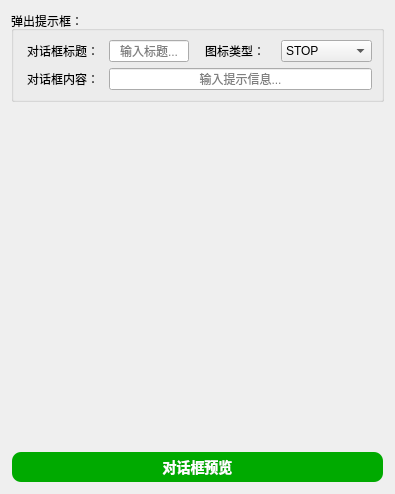
       <widget class="QWidget" name="tab_29">
        <attribute name="title">
         <string>提示窗口</string>
        </attribute>
        <layout class="QVBoxLayout" name="verticalLayout_70">
         <item>
          <widget class="QGroupBox" name="groupBox_36">
           <property name="title">
            <string>弹出提示框：</string>
           </property>
           <layout class="QVBoxLayout" name="verticalLayout_69">
            <item>
             <layout class="QGridLayout" name="gridLayout_41" columnstretch="1,1,1,1">
              <item row="0" column="0">
               <widget class="QLabel" name="label_123">
                <property name="text">
                 <string>对话框标题：</string>
                </property>
                <property name="alignment">
                 <set>Qt::AlignmentFlag::AlignCenter</set>
                </property>
               </widget>
              </item>
              <item row="0" column="1">
               <widget class="QLineEdit" name="lineEdit_8">
                <property name="text">
                 <string/>
                </property>
                <property name="alignment">
                 <set>Qt::AlignmentFlag::AlignCenter</set>
                </property>
                <property name="placeholderText">
                 <string>输入标题...</string>
                </property>
               </widget>
              </item>
              <item row="0" column="2">
               <widget class="QLabel" name="label_125">
                <property name="text">
                 <string>图标类型：</string>
                </property>
                <property name="alignment">
                 <set>Qt::AlignmentFlag::AlignCenter</set>
                </property>
               </widget>
              </item>
              <item row="0" column="3">
               <widget class="QComboBox" name="comboBox_36">
                <item>
                 <property name="text">
                  <string>STOP</string>
                 </property>
                </item>
                <item>
                 <property name="text">
                  <string>WARNING</string>
                 </property>
                </item>
                <item>
                 <property name="text">
                  <string>INFO</string>
                 </property>
                </item>
                <item>
                 <property name="text">
                  <string>QUESTION</string>
                 </property>
                </item>
               </widget>
              </item>
              <item row="1" column="0">
               <widget class="QLabel" name="label_124">
                <property name="text">
                 <string>对话框内容：</string>
                </property>
                <property name="alignment">
                 <set>Qt::AlignmentFlag::AlignCenter</set>
                </property>
               </widget>
              </item>
              <item row="1" column="1" colspan="3">
               <widget class="QLineEdit" name="lineEdit_20">
                <property name="text">
                 <string/>
                </property>
                <property name="alignment">
                 <set>Qt::AlignmentFlag::AlignCenter</set>
                </property>
                <property name="placeholderText">
                 <string>输入提示信息...</string>
                </property>
               </widget>
              </item>
             </layout>
            </item>
           </layout>
          </widget>
         </item>
         <item>
          <spacer name="verticalSpacer_22">
           <property name="orientation">
            <enum>Qt::Orientation::Vertical</enum>
           </property>
           <property name="sizeHint" stdset="0">
            <size>
             <width>20</width>
             <height>343</height>
            </size>
           </property>
          </spacer>
         </item>
         <item>
          <widget class="QPushButton" name="pushButton_26">
           <property name="palette">
            <palette>
             <active>
              <colorrole role="WindowText">
               <brush brushstyle="SolidPattern">
                <color alpha="255">
                 <red>255</red>
                 <green>255</green>
                 <blue>255</blue>
                </color>
               </brush>
              </colorrole>
              <colorrole role="Button">
               <brush brushstyle="SolidPattern">
                <color alpha="255">
                 <red>0</red>
                 <green>170</green>
                 <blue>0</blue>
                </color>
               </brush>
              </colorrole>
              <colorrole role="Text">
               <brush brushstyle="SolidPattern">
                <color alpha="255">
                 <red>255</red>
                 <green>255</green>
                 <blue>255</blue>
                </color>
               </brush>
              </colorrole>
              <colorrole role="ButtonText">
               <brush brushstyle="SolidPattern">
                <color alpha="255">
                 <red>255</red>
                 <green>255</green>
                 <blue>255</blue>
                </color>
               </brush>
              </colorrole>
              <colorrole role="Base">
               <brush brushstyle="SolidPattern">
                <color alpha="255">
                 <red>0</red>
                 <green>170</green>
                 <blue>0</blue>
                </color>
               </brush>
              </colorrole>
              <colorrole role="Window">
               <brush brushstyle="SolidPattern">
                <color alpha="255">
                 <red>0</red>
                 <green>170</green>
                 <blue>0</blue>
                </color>
               </brush>
              </colorrole>
              <colorrole role="PlaceholderText">
               <brush brushstyle="NoBrush">
                <color alpha="128">
                 <red>255</red>
                 <green>255</green>
                 <blue>255</blue>
                </color>
               </brush>
              </colorrole>
             </active>
             <inactive>
              <colorrole role="WindowText">
               <brush brushstyle="SolidPattern">
                <color alpha="255">
                 <red>255</red>
                 <green>255</green>
                 <blue>255</blue>
                </color>
               </brush>
              </colorrole>
              <colorrole role="Button">
               <brush brushstyle="SolidPattern">
                <color alpha="255">
                 <red>0</red>
                 <green>170</green>
                 <blue>0</blue>
                </color>
               </brush>
              </colorrole>
              <colorrole role="Text">
               <brush brushstyle="SolidPattern">
                <color alpha="255">
                 <red>255</red>
                 <green>255</green>
                 <blue>255</blue>
                </color>
               </brush>
              </colorrole>
              <colorrole role="ButtonText">
               <brush brushstyle="SolidPattern">
                <color alpha="255">
                 <red>255</red>
                 <green>255</green>
                 <blue>255</blue>
                </color>
               </brush>
              </colorrole>
              <colorrole role="Base">
               <brush brushstyle="SolidPattern">
                <color alpha="255">
                 <red>0</red>
                 <green>170</green>
                 <blue>0</blue>
                </color>
               </brush>
              </colorrole>
              <colorrole role="Window">
               <brush brushstyle="SolidPattern">
                <color alpha="255">
                 <red>0</red>
                 <green>170</green>
                 <blue>0</blue>
                </color>
               </brush>
              </colorrole>
              <colorrole role="PlaceholderText">
               <brush brushstyle="NoBrush">
                <color alpha="128">
                 <red>255</red>
                 <green>255</green>
                 <blue>255</blue>
                </color>
               </brush>
              </colorrole>
             </inactive>
             <disabled>
              <colorrole role="WindowText">
               <brush brushstyle="SolidPattern">
                <color alpha="255">
                 <red>255</red>
                 <green>255</green>
                 <blue>255</blue>
                </color>
               </brush>
              </colorrole>
              <colorrole role="Button">
               <brush brushstyle="SolidPattern">
                <color alpha="255">
                 <red>0</red>
                 <green>170</green>
                 <blue>0</blue>
                </color>
               </brush>
              </colorrole>
              <colorrole role="Text">
               <brush brushstyle="SolidPattern">
                <color alpha="255">
                 <red>255</red>
                 <green>255</green>
                 <blue>255</blue>
                </color>
               </brush>
              </colorrole>
              <colorrole role="ButtonText">
               <brush brushstyle="SolidPattern">
                <color alpha="92">
                 <red>0</red>
                 <green>0</green>
                 <blue>0</blue>
                </color>
               </brush>
              </colorrole>
              <colorrole role="Base">
               <brush brushstyle="SolidPattern">
                <color alpha="255">
                 <red>0</red>
                 <green>170</green>
                 <blue>0</blue>
                </color>
               </brush>
              </colorrole>
              <colorrole role="Window">
               <brush brushstyle="SolidPattern">
                <color alpha="255">
                 <red>0</red>
                 <green>170</green>
                 <blue>0</blue>
                </color>
               </brush>
              </colorrole>
              <colorrole role="PlaceholderText">
               <brush brushstyle="NoBrush">
                <color alpha="128">
                 <red>255</red>
                 <green>255</green>
                 <blue>255</blue>
                </color>
               </brush>
              </colorrole>
             </disabled>
            </palette>
           </property>
           <property name="font">
            <font>
             <family>Microsoft YaHei</family>
             <pointsize>-1</pointsize>
             <bold>true</bold>
            </font>
           </property>
           <property name="styleSheet">
            <string notr="true">QPushButton {
    background-color: rgb(0, 170, 0);
    color: white;
    border-radius: 10px; /* 设置圆角半径 */
    font-family: 'Microsoft YaHei'; /* 设置字体为微软雅黑 */
    font-size: 14px; /* 设置字体大小，可以根据需要调整 */
    padding: 3px 5px; /* 设置内边距，使按钮看起来更美观 */
    border: 2px solid transparent; /* 设置边框为透明 */
}

QPushButton:hover {
    background-color: rgb(0, 150, 0); /* 设置鼠标悬停时的背景颜色 */
}

QPushButton:pressed {
    background-color: rgb(0, 100, 0); /* 设置按钮按下时的背景颜色 */
}
</string>
           </property>
           <property name="text">
            <string>对话框预览</string>
           </property>
          </widget>
         </item>
        </layout>
       </widget>
